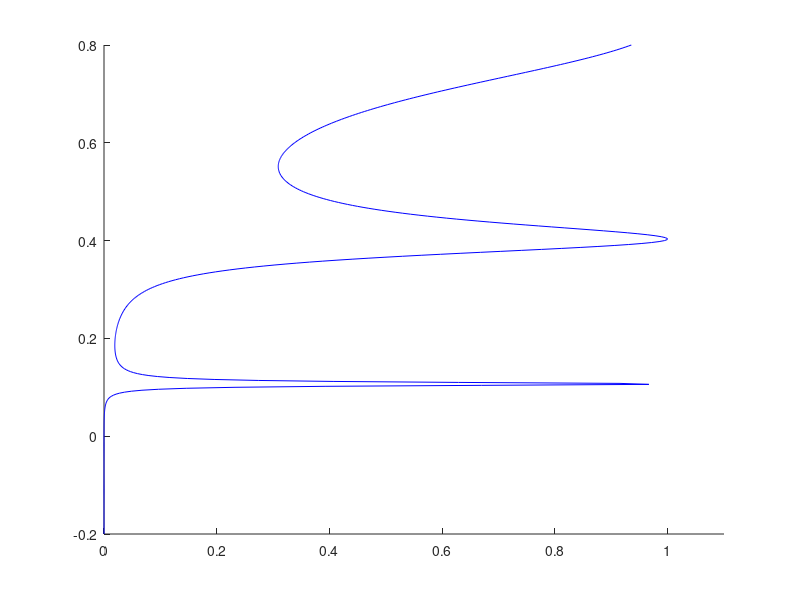

MATLAB code to generate this figure: (Note: this script raises an error after producing the figure.)
clear all
%Constants (all MKS, except energy which is in eV)
hbar=1.06e-34;
q=1.6e-19;
m=.25*9.1e-31;
IE=(q*q)/(2*pi*hbar);
Ef=0.1;
kT=.025;
%inputs
a=3e-10;
t0=(hbar^2)/(2*m*(a^2)*q);
%NS=15;NC=30;ND=15;Np=NS+NC+ND;
%Hamiltonian matrix
%NS=15;NC=20;ND=15;Np=NS+NC+ND;UB=0*ones(Np,1);%no barrier
%NS=23;NC=4;ND=23;Np=NS+NC+ND;
%UB=[zeros(NS,1);0.4*ones(NC,1);zeros(ND,1);];%tunneling barrier
NS=15;
NC=16;
ND=15;
Np=NS+NC+ND;
UB=[zeros(NS,1);.4*ones(4,1);zeros(NC-8,1);.4*ones(4,1);zeros(ND,1)]; %RT barrier
T=(2*t0*diag(ones(1,Np)))-(t0*diag(ones(1,Np-1),1))-(t0*diag(ones(1,Np-1),-1));
T=T+diag(UB);
%Bias
V=0;
mu1=Ef+(V/2.0);
mu2=Ef-(V/2.0);
U1=V*[.5*ones(1,NS) linspace(0.5,-0.5,NC) -.5*ones(1,ND)];
U1=U1';%Applied potential profile
%Energy grid for Green’s function method
NE=501;
E=linspace(-.2,.8,NE);
zplus=i*1e-12;
dE=E(2)-E(1);
f1=1./(1+exp((E-mu1)./kT));
f2=1./(1+exp((E-mu2)./kT));
%Transmission
I=0;%Current
for k=1:NE
  sig1=zeros(Np);
  sig2=zeros(Np);
  sig3=zeros(Np);
  ck=1-((E(k)+zplus-U1(1)-UB(1))/(2*t0));
  ka=acos(ck);
  sig1(1,1)=-t0*exp(i*ka);
  gam1=i*(sig1-sig1');
  ck=1-((E(k)+zplus-U1(Np)-UB(Np))/(2*t0));
  ka=acos(ck);
  sig2(Np,Np)=-t0*exp(i*ka);
  gam2=i*(sig2-sig2');
  G=inv(((E(k)+zplus)*eye(Np))-T-diag(U1)-sig1-sig2-sig3);
  TM(k)=real(trace(gam1*G*gam2*G'));
  I=I+(dE*IE*TM(k)*(f1(k)-f2(k)));
end
%V;I;
XX=a*1e+09*[1:1:Np];
XS=XX([1:NS-4]);
XD=XX([NS+NC+5:Np]);
hold on
h=plot(TM,E,'b');
%h=plot(VV,II,'b');
%h=plot(XX,U1+UB,'b');
%h=plot(XS,mu1*ones(1,NS-4),'b--');
%h=plot(XD,mu2*ones(1,ND-4),'b--');
axis([0 1.1 -.2 .8])
%axis([0 15 -0.2 0.8]);
set(h,linewidth,[2]);
set(gca,Fontsize,[14]);
xlabel('Transmission')
%xlabel( z (nm))
ylabel('Energy (eV)');
grid on
